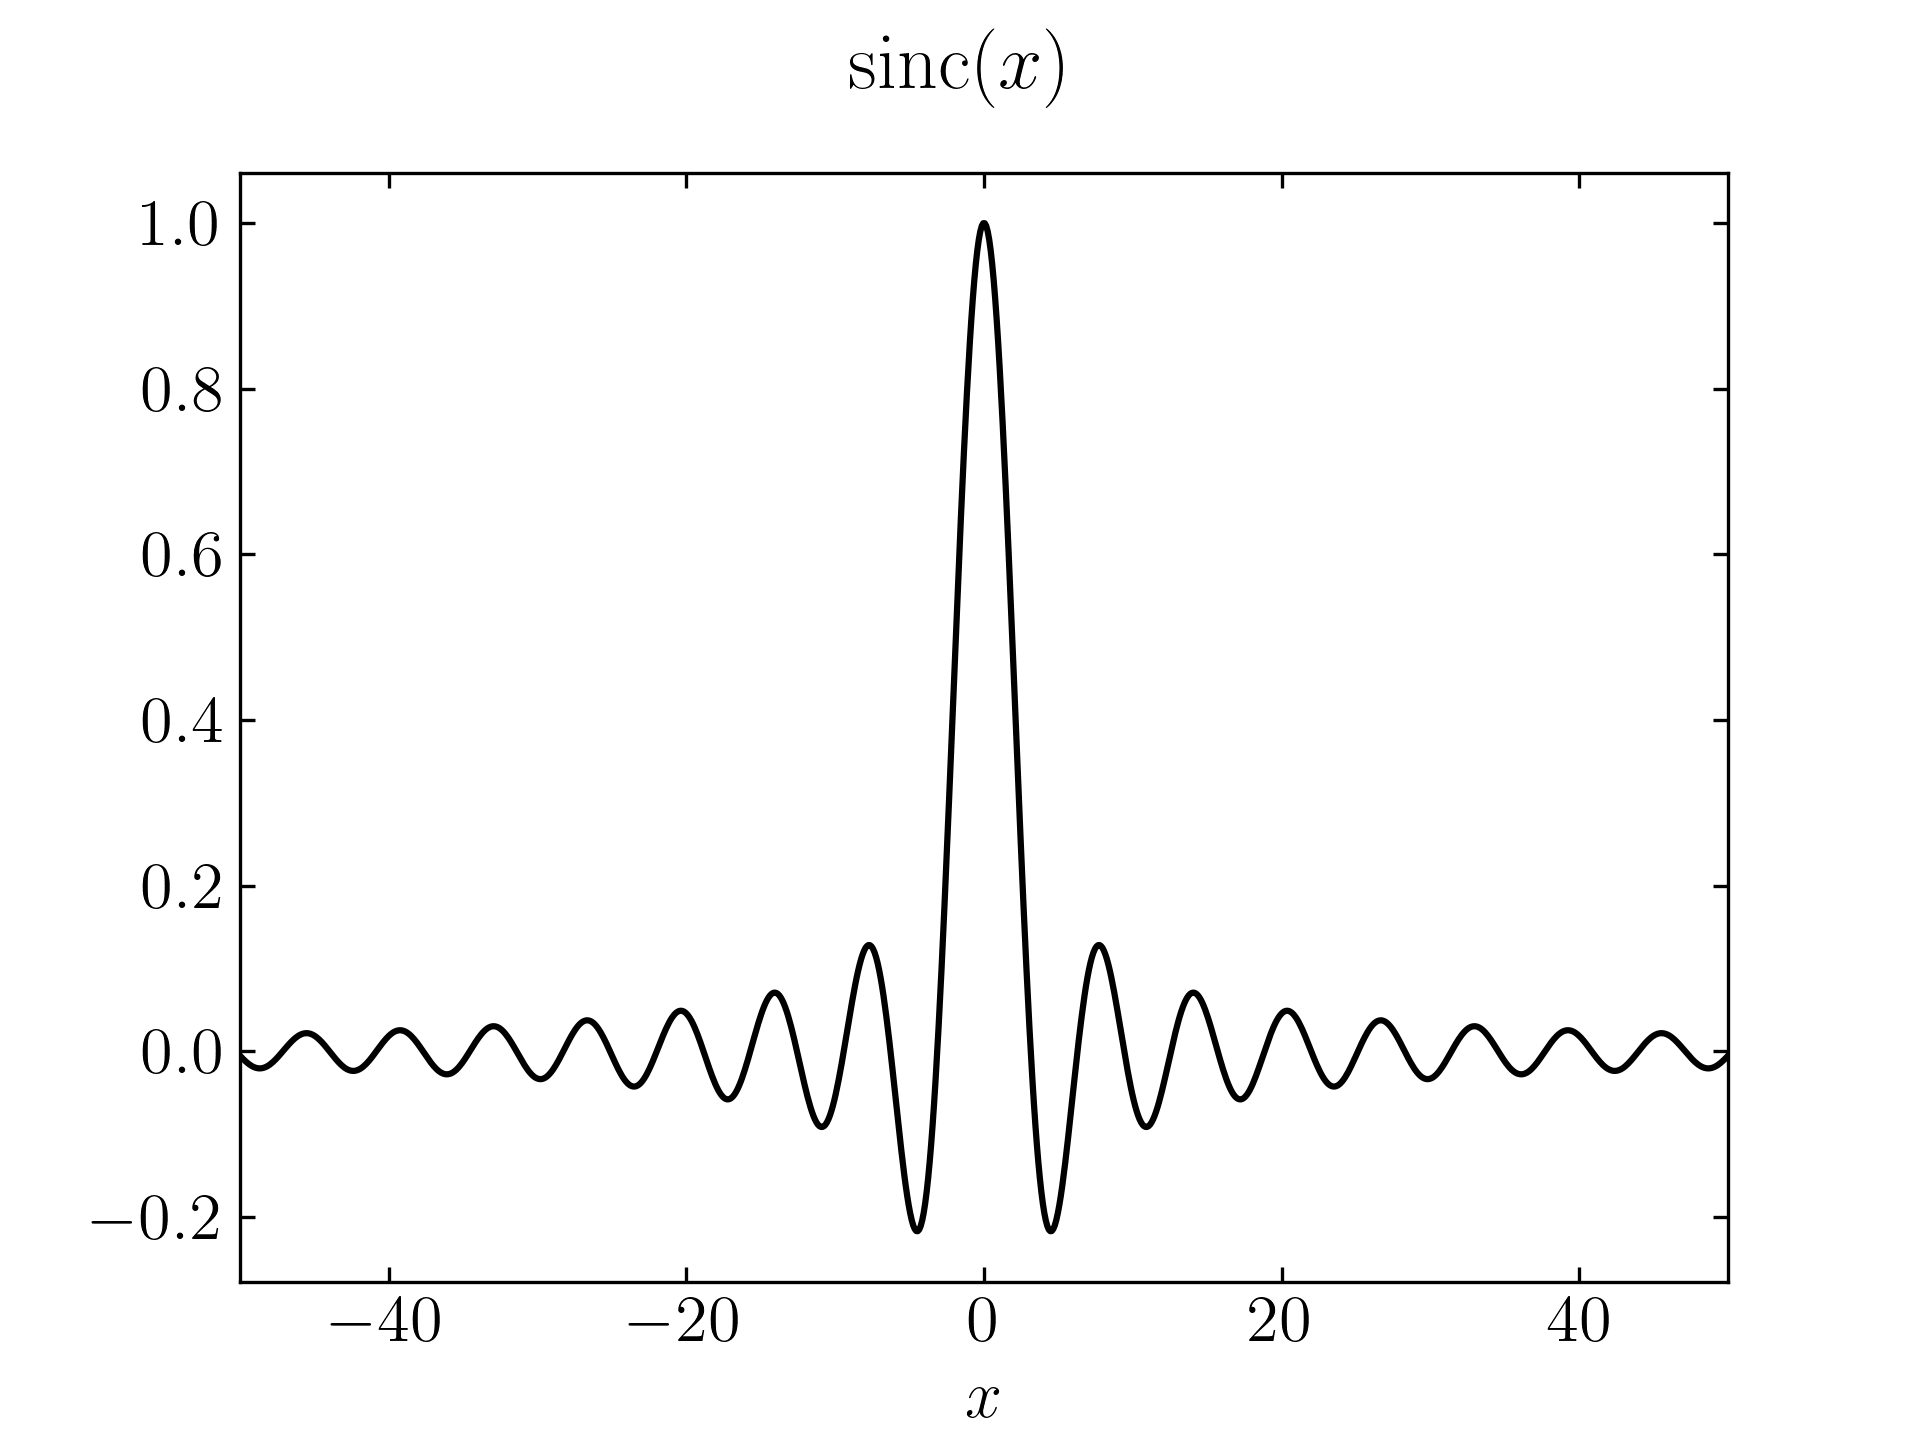

Recreate this plot in Python.
import matplotlib.pyplot as plt
import mpl_extras as me
import numpy as np


x = np.linspace(-50, 50, 1000)

def sinc(x):
    return np.sin(x) / x



me.setup_mpl(tex=True)
fig, ax = plt.subplots(1, 1)
fig.suptitle("sinc($x$)")
ax.plot(x, sinc(x), "-k")

ax.tick_params(**me.params)
ax.set_xlim(-50, 50)
ax.set_xlabel("$x$")

fig.savefig("p2b.png", dpi=300)
